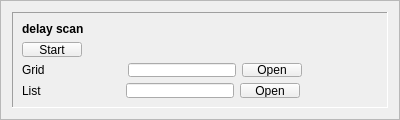
           <widget class="QFrame" name="frame_10">
            <property name="sizePolicy">
             <sizepolicy hsizetype="Minimum" vsizetype="Minimum">
              <horstretch>0</horstretch>
              <verstretch>0</verstretch>
             </sizepolicy>
            </property>
            <property name="minimumSize">
             <size>
              <width>400</width>
              <height>100</height>
             </size>
            </property>
            <property name="maximumSize">
             <size>
              <width>800</width>
              <height>120</height>
             </size>
            </property>
            <property name="frameShape">
             <enum>QFrame::StyledPanel</enum>
            </property>
            <property name="frameShadow">
             <enum>QFrame::Sunken</enum>
            </property>
            <layout class="QHBoxLayout" name="horizontalLayout_5">
             <item>
              <layout class="QHBoxLayout" name="horizontalLayout_28">
               <item>
                <widget class="QFrame" name="frame">
                 <property name="frameShape">
                  <enum>QFrame::Panel</enum>
                 </property>
                 <property name="frameShadow">
                  <enum>QFrame::Sunken</enum>
                 </property>
                 <layout class="QVBoxLayout" name="verticalLayout_13">
                  <item>
                   <widget class="QLabel" name="label_14">
                    <property name="font">
                     <font>
                      <weight>75</weight>
                      <bold>true</bold>
                     </font>
                    </property>
                    <property name="text">
                     <string>delay scan</string>
                    </property>
                   </widget>
                  </item>
                  <item>
                   <layout class="QHBoxLayout" name="horizontalLayout_29">
                    <item>
                     <widget class="QPushButton" name="Scan3dStartButton">
                      <property name="maximumSize">
                       <size>
                        <width>60</width>
                        <height>30</height>
                       </size>
                      </property>
                      <property name="text">
                       <string>Start</string>
                      </property>
                     </widget>
                    </item>
                    <item>
                     <spacer name="horizontalSpacer">
                      <property name="orientation">
                       <enum>Qt::Horizontal</enum>
                      </property>
                      <property name="sizeHint" stdset="0">
                       <size>
                        <width>40</width>
                        <height>20</height>
                       </size>
                      </property>
                     </spacer>
                    </item>
                   </layout>
                  </item>
                  <item>
                   <layout class="QHBoxLayout" name="horizontalLayout_30">
                    <item>
                     <widget class="QLabel" name="label_43">
                      <property name="text">
                       <string>Grid</string>
                      </property>
                     </widget>
                    </item>
                    <item>
                     <spacer name="horizontalSpacer_5">
                      <property name="orientation">
                       <enum>Qt::Horizontal</enum>
                      </property>
                      <property name="sizeHint" stdset="0">
                       <size>
                        <width>40</width>
                        <height>20</height>
                       </size>
                      </property>
                     </spacer>
                    </item>
                    <item>
                     <widget class="QLineEdit" name="Scan3dText"/>
                    </item>
                    <item>
                     <widget class="QPushButton" name="Scan3dOpenButton">
                      <property name="minimumSize">
                       <size>
                        <width>0</width>
                        <height>0</height>
                       </size>
                      </property>
                      <property name="maximumSize">
                       <size>
                        <width>60</width>
                        <height>30</height>
                       </size>
                      </property>
                      <property name="text">
                       <string>Open</string>
                      </property>
                     </widget>
                    </item>
                    <item>
                     <spacer name="horizontalSpacer_2">
                      <property name="orientation">
                       <enum>Qt::Horizontal</enum>
                      </property>
                      <property name="sizeHint" stdset="0">
                       <size>
                        <width>40</width>
                        <height>20</height>
                       </size>
                      </property>
                     </spacer>
                    </item>
                   </layout>
                  </item>
                  <item>
                   <layout class="QHBoxLayout" name="horizontalLayout_69">
                    <item>
                     <widget class="QLabel" name="label_42">
                      <property name="text">
                       <string>List</string>
                      </property>
                     </widget>
                    </item>
                    <item>
                     <spacer name="horizontalSpacer_6">
                      <property name="orientation">
                       <enum>Qt::Horizontal</enum>
                      </property>
                      <property name="sizeHint" stdset="0">
                       <size>
                        <width>40</width>
                        <height>20</height>
                       </size>
                      </property>
                     </spacer>
                    </item>
                    <item>
                     <widget class="QLineEdit" name="Scan3dListText"/>
                    </item>
                    <item>
                     <widget class="QPushButton" name="Scan3dOpenListButton">
                      <property name="maximumSize">
                       <size>
                        <width>60</width>
                        <height>30</height>
                       </size>
                      </property>
                      <property name="text">
                       <string>Open</string>
                      </property>
                     </widget>
                    </item>
                    <item>
                     <spacer name="horizontalSpacer_4">
                      <property name="orientation">
                       <enum>Qt::Horizontal</enum>
                      </property>
                      <property name="sizeHint" stdset="0">
                       <size>
                        <width>40</width>
                        <height>20</height>
                       </size>
                      </property>
                     </spacer>
                    </item>
                   </layout>
                  </item>
                 </layout>
                </widget>
               </item>
              </layout>
             </item>
            </layout>
           </widget>
